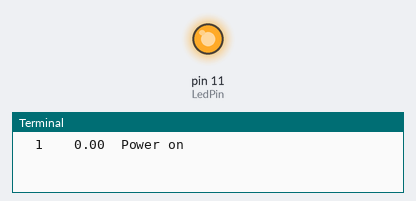
A program run on a simulated Raspberry Pi (header pin numbers). On the bench: output pins drawn as LEDs (lit = HIGH), the last lines printed to the terminal.

Above: at 0.5 s.
At 3.5 s:
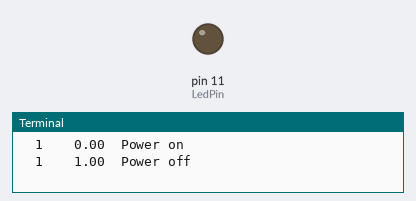
Timing chart, 0 to 7.8 s (numbered marks = the images above):
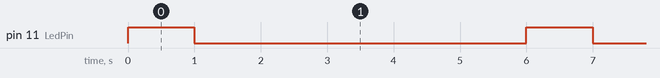

Measured:
- by itself, pin 11 (LedPin): alternates HIGH for 1.0 s and LOW for 5.0 s

The program:

relay.py
```python
#!/usr/bin/env python

# Intermittent heating test, controp of a 220V relay using GPIO
# 2021-06-12	PV
# On a 1400W waffle iron, with a cycle 1s on/5s off, it's burning after 67s, that is 12 heating cycles of 1s
#
# Cabling:
# GND		pin 6 or 9
# VCC/+5V	pin 2 or 4
# GPIO 0	pin 11

import RPi.GPIO as GPIO
import time
from time import perf_counter

LedPin = 11    # pin11	= GPIO 0 (17)
tstart = perf_counter()

def relay_setup():
	GPIO.setmode(GPIO.BOARD)       # Numbers GPIOs by physical location
	GPIO.setup(LedPin, GPIO.OUT)   # Set LedPin's mode is output
	GPIO.output(LedPin, GPIO.HIGH) # Set LedPin high(+3.3V) to on led

def test_loop():
	cycle = 0
	while True:
		cycle += 1
		print(f"{cycle:3}  {perf_counter()-tstart:6.2f}  Power on")
		GPIO.output(LedPin, GPIO.HIGH)
		time.sleep(1)
		print(f"{cycle:3}  {perf_counter()-tstart:6.2f}  Power off")
		GPIO.output(LedPin, GPIO.LOW)
		time.sleep(5)

def relay_destroy():
	GPIO.output(LedPin, GPIO.LOW)     # Power off
	GPIO.cleanup()                    # Release resources

if __name__ == '__main__':     # Program start from here
	relay_setup()
	try:
		test_loop()
	except KeyboardInterrupt:  # When 'Ctrl+C' is pressed, the child program destroy() will be  executed.
		relay_destroy()
```
